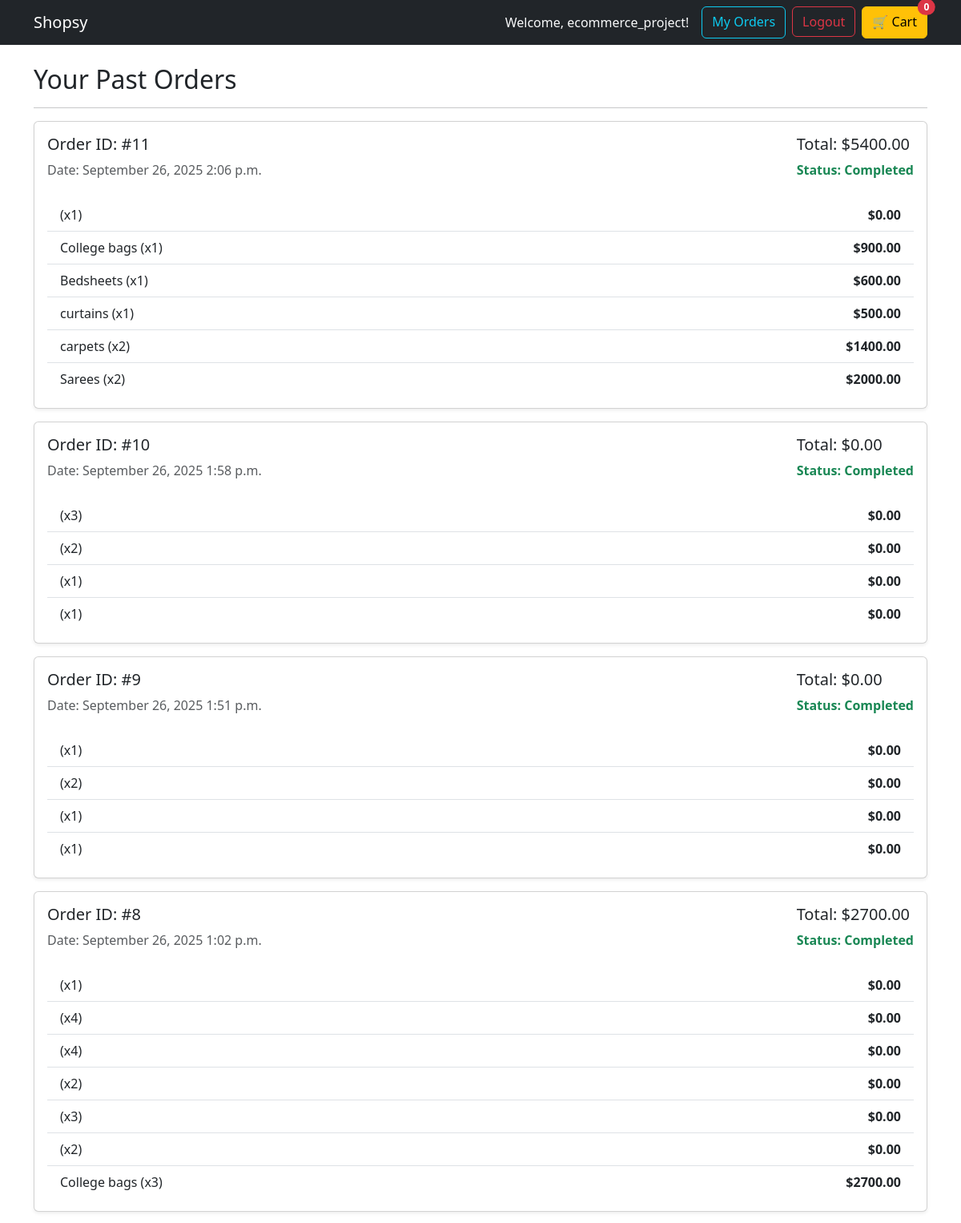
Screenshot of /orders/ (signed in, upper part) with the database file from the repository.
### store/models.py (models this page shows, shortened)
class Order(models.Model):
    customer = models.ForeignKey(User, on_delete=models.SET_NULL, null=True, blank=True)
    date_ordered = models.DateTimeField(auto_now_add=True)
    complete = models.BooleanField(default=False) # False = Cart, True = Completed Order
    @property
    def get_cart_total(self):
        orderitems = self.orderitem_set.filter(product__isnull=False)
        return sum(item.get_total for item in orderitems)
    @property
    def get_cart_items(self):
        orderitems = self.orderitem_set.all()
        return sum(item.quantity for item in orderitems)

class OrderItem(models.Model):
    product = models.ForeignKey(Product, on_delete=models.SET_NULL, null=True)
    order = models.ForeignKey(Order, on_delete=models.SET_NULL, null=True)
    quantity = models.IntegerField(default=0, null=True, blank=True)
    date_added = models.DateTimeField(auto_now_add=True)
    @property
    def get_total(self):
        if self.product:  # ensure product exists
            return self.product.price * self.quantity
        return 0

class Product(models.Model):
    name = models.CharField(max_length=200)
    price = models.DecimalField(max_digits=7, decimal_places=2)
    description = models.TextField(blank=True, null=True)
    image = models.ImageField(upload_to='products/', blank=True, null=True)
    slug = models.SlugField(unique=True, null=True) # Used for clean URLs

### store/views.py (the view)
# urls.py: path('orders/', views.order_history, name="order_history"),
@login_required(login_url='login')
def order_history(request):
    orders = Order.objects.filter(customer=request.user, complete=True).order_by('-date_ordered')
    data = cartData(request)
    context = {'orders': orders, 'cartItems': data['cartItems']}
    return render(request, 'store/order_history.html', context)

### store/views.py (called while the page is built)
def cartData(request):
    if request.user.is_authenticated:
        customer = request.user
        order, created = Order.objects.get_or_create(customer=customer, complete=False)
        items = order.orderitem_set.all()
        cartItems = order.get_cart_items
    else:
        items = []
        order = {'get_cart_total': 0, 'get_cart_items': 0}
        cartItems = 0
    return {'cartItems': cartItems, 'order': order, 'items': items}

### store/templates/store/order_history.html (shortened to what this page needs)
{% extends 'base.html' %}
{% load static %}
{% block content %}
<div class="row">
    <div class="col-lg-12">
        <h2>Your Past Orders</h2>
        <hr>
        {% for order in orders %}
        <div class="card shadow-sm p-3 mb-3">
            <div class="d-flex justify-content-between align-items-center">
                <div>
                    <h5>Order ID: #{{ order.id }}</h5>
                    <p class="text-muted">Date: {{ order.date_ordered|date:"F d, Y P" }}</p>
                </div>
                <div>
                    <h5>Total: ${{ order.get_cart_total|floatformat:2 }}</h5>
                    <p class="text-success fw-bold">Status: Completed</p>
                </div>
            </div>
            <div class="collapse show" id="order-{{ order.id }}">
                <ul class="list-group list-group-flush mt-2">
                    {% for item in order.orderitem_set.all %}
                    <li class="list-group-item d-flex justify-content-between">
                        <span>{{ item.product.name }} (x{{ item.quantity }})</span>
                        <span class="fw-bold">${{ item.get_total|floatformat:2 }}</span>
                    </li>
                    {% endfor %}
                </ul>
            </div>
        </div>
        {% empty %}
        <p class="alert alert-info">You have no completed orders yet.</p>
        {% endfor %}
    </div>
</div>
{% endblock content %}

### store/templates/base.html (shortened to what this page needs)
{% load static %}
<!DOCTYPE html>
<html>
<head>
    <link href="https://cdn.jsdelivr.net/npm/bootstrap@5.3.3/dist/css/bootstrap.min.css" rel="stylesheet">
    <link rel="stylesheet" href="{% static 'store/auth.css' %}">
</head>
<body>
    <nav class="navbar navbar-expand-lg navbar-dark bg-dark">
      <div class="container-fluid container">
        <a class="navbar-brand" href="{% url 'store' %}">Shopsy</a>
        <div class="d-flex">
            {% if user.is_authenticated %}
                <span class="navbar-text me-3 text-light">Welcome, {{ user.username }}!</span>
                <a href="{% url 'order_history' %}" class="btn btn-outline-info me-2">My Orders</a>
                <form action="{% url 'logout' %}" method="post" style="display: inline;">
                    <button type="submit" class="btn btn-outline-danger me-2">Logout</button>
                </form>
            {% else %}
                <a href="{% url 'login' %}" class="btn btn-outline-success me-2">Login</a>
                <a href="{% url 'register' %}" class="btn btn-outline-light me-2">Register</a>
            {% endif %}
            <a href="{% url 'cart' %}" class="btn btn-warning position-relative">
                🛒 Cart
                <span id="cart-total" class="position-absolute top-0 start-100 translate-middle badge rounded-pill bg-danger">
                    {{ cartItems }}
                </span>
            </a>
        </div>
      </div>
    </nav>
    <div class="container mt-4">
        {% block content %}
        {% endblock content %}
    </div>
</body>
</html>

### rows the page displays
Order: id "11", date_ordered "September 26, 2025 2:06 p.m.", get_cart_total "5400.00"
OrderItem: quantity "1", get_total "0.00"
OrderItem: product.name "College bags", quantity "1", get_total "900.00"
OrderItem: product.name "Bedsheets", quantity "1", get_total "600.00"
OrderItem: product.name "curtains", quantity "1", get_total "500.00"
OrderItem: product.name "carpets", quantity "2", get_total "1400.00"
OrderItem: product.name "Sarees", quantity "2", get_total "2000.00"
Order: id "10", date_ordered "September 26, 2025 1:58 p.m.", get_cart_total "0.00"
OrderItem: quantity "3", get_total "0.00"
OrderItem: quantity "2", get_total "0.00"
OrderItem: quantity "1", get_total "0.00"
OrderItem: quantity "1", get_total "0.00"
Order: id "9", date_ordered "September 26, 2025 1:51 p.m.", get_cart_total "0.00"
OrderItem: quantity "1", get_total "0.00"
OrderItem: quantity "2", get_total "0.00"
OrderItem: quantity "1", get_total "0.00"
OrderItem: quantity "1", get_total "0.00"
Order: id "8", date_ordered "September 26, 2025 1:02 p.m.", get_cart_total "2700.00"
OrderItem: quantity "1", get_total "0.00"
OrderItem: quantity "4", get_total "0.00"
OrderItem: quantity "4", get_total "0.00"
OrderItem: quantity "2", get_total "0.00"
OrderItem: quantity "3", get_total "0.00"
OrderItem: quantity "2", get_total "0.00"
OrderItem: product.name "College bags", quantity "3", get_total "2700.00"

### other values shown
{{ user.username }} "ecommerce_project"
{{ cartItems }} "0"
